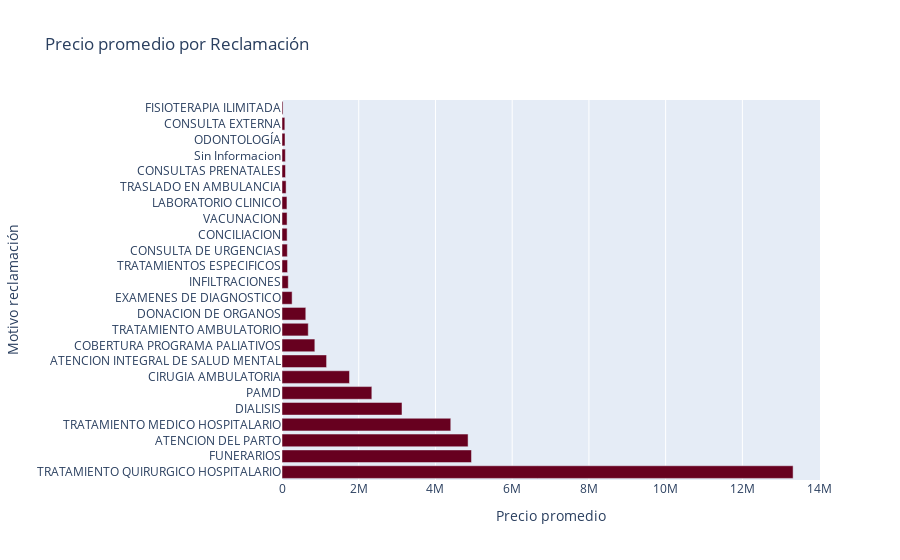

Notebook code cell kept with this figure:
### Code cell
df = df.rename(columns={"Precio_Utilización": "target"})

# Gráfica de barras
import plotly.express as px

fig = px.bar(
    df.groupby("Reclamacion_Desc")["target"].mean().sort_values(ascending=False),
    x="target",
    title="Precio promedio por Reclamación",
    labels={"Reclamacion_Desc": "Motivo reclamación", "target": "Precio promedio"},
    color_discrete_sequence=px.colors.sequential.RdBu,
)
fig.show()

### Figure 1 — Plotly figure (JSON) as saved in the notebook; plotly's stock layout.template omitted (floating-point values rounded to 4 significant figures)
{"data": [{"alignmentgroup": "True", "hovertemplate": "Precio promedio=%{x}<br>Motivo reclamación=%{y}<extra></extra>", "legendgroup": "", "marker": {"color": "rgb(103,0,31)", "pattern": {"shape": ""}}, "name": "", "offsetgroup": "", "orientation": "h", "showlegend": false, "textposition": "auto", "type": "bar", "x": [13320000.0, 4939000.0, 4850000.0, 4399000.0, 3128000.0, 2342000.0, 1759000.0, 1162000.0, 855900.0, 684400.0, 620000, 263700.0, 163400.0, 145200.0, 139200.0, 133400.0, 132200.0, 128900.0, 106500.0, 91270.0, 87350.0, 79020.0, 73820.0, 26760.0], "xaxis": "x", "y": ["TRATAMIENTO QUIRURGICO HOSPITALARIO", "FUNERARIOS", "ATENCION DEL PARTO", "TRATAMIENTO MEDICO HOSPITALARIO", "DIALISIS", "PAMD", "CIRUGIA AMBULATORIA", "ATENCION INTEGRAL DE SALUD MENTAL", "COBERTURA PROGRAMA PALIATIVOS", "TRATAMIENTO AMBULATORIO", "DONACION DE ORGANOS", "EXAMENES DE DIAGNOSTICO", "INFILTRACIONES", "TRATAMIENTOS ESPECIFICOS", "CONSULTA DE URGENCIAS", "CONCILIACION", "VACUNACION", "LABORATORIO CLINICO", "TRASLADO EN AMBULANCIA", "CONSULTAS PRENATALES", "Sin Informacion", "ODONTOLOGÍA", "CONSULTA EXTERNA", "FISIOTERAPIA ILIMITADA"], "yaxis": "y"}], "layout": {"barmode": "relative", "legend": {"tracegroupgap": 0}, "title": {"text": "Precio promedio por Reclamación"}, "xaxis": {"anchor": "y", "domain": [0, 1], "title": {"text": "Precio promedio"}}, "yaxis": {"anchor": "x", "domain": [0, 1], "title": {"text": "Motivo reclamación"}}}}
